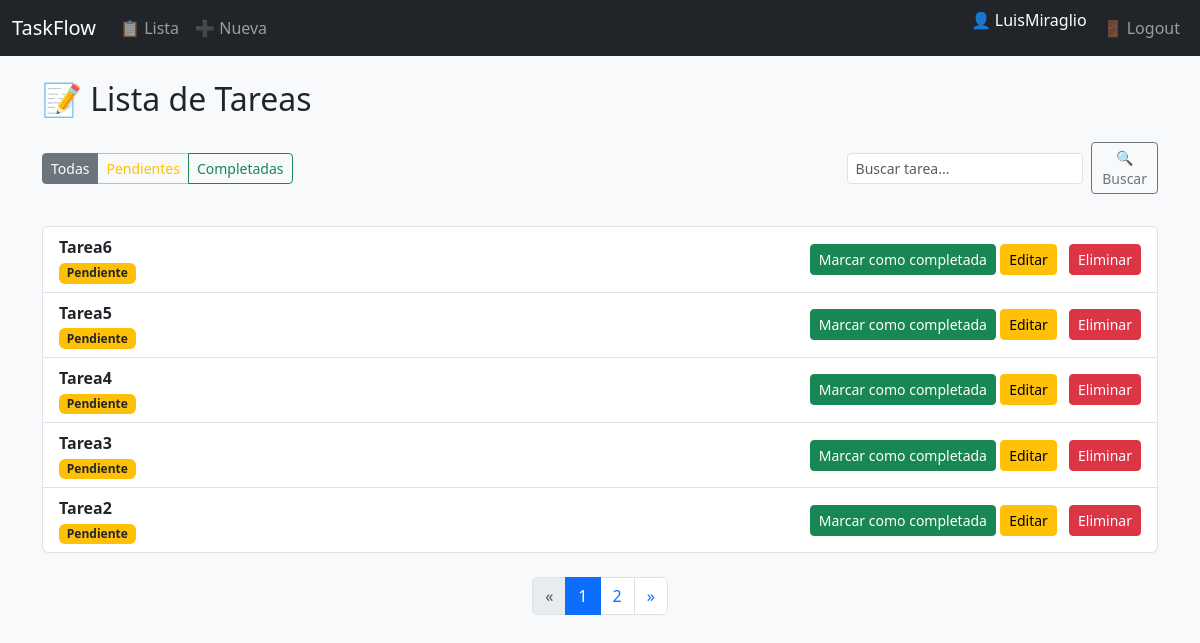
The app's page / (signed in) with its own data.
### tareas/models.py (models this page shows, shortened)
class Tarea(models.Model):
    titulo = models.CharField(max_length=200)
    descripcion = models.TextField(blank=True)
    completada = models.BooleanField(default=False)
    creada = models.DateTimeField(auto_now_add=True)
    fecha_vencimiento = models.DateField(null=True, blank=True)

### tareas/views.py (the view)
# urls.py: path('', lista_tareas, name='lista_tareas'),  # /tareas/
@login_required
def lista_tareas(request):
    estado = request.GET.get("estado")
    buscar = request.GET.get("buscar", "").strip()
    tareas = Tarea.objects.all()
    if estado == "pendiente":
        tareas = tareas.filter(completada=False)
    elif estado == "completada":
        tareas = tareas.filter(completada=True)
    if buscar:
        tareas = tareas.filter(titulo__icontains=buscar)
    tareas = tareas.order_by('-id')  # o 'creada' si tenés ese campo
    paginator = Paginator(tareas, 5)
    page_number = request.GET.get('page')
    page_obj = paginator.get_page(page_number)
    return render(request, 'tareas/lista_tareas.html', {
        'tareas': page_obj,
        'page_obj': page_obj,
        'estado': estado,
        'buscar': buscar,
    })

### tareas/templates/tareas/lista_tareas.html (shortened to what this page needs)
{% extends 'tareas/base.html' %}
{% block content %}
<h2 class="mb-4">📝 Lista de Tareas</h2>
<div class="d-flex flex-wrap justify-content-between align-items-center mb-4">
  <div class="btn-group mb-2">
    <a href="{% url 'lista_tareas' %}" class="btn btn-outline-secondary btn-sm {% if not estado %}active{% endif %}">Todas</a>
    <a href="?estado=pendiente&buscar={{ buscar }}" class="btn btn-outline-warning btn-sm {% if estado == 'pendiente' %}active{% endif %}">Pendientes</a>
    <a href="?estado=completada&buscar={{ buscar }}" class="btn btn-outline-success btn-sm {% if estado == 'completada' %}active{% endif %}">Completadas</a>
  </div>
  <form method="get" class="d-flex align-items-center mb-2" style="max-width: 350px;">
    <input type="text" name="buscar" placeholder="Buscar tarea..." value="{{ buscar }}" class="form-control form-control-sm me-2">
    <button class="btn btn-sm btn-outline-secondary" type="submit">🔍 Buscar</button>
  </form>
</div>
<ul class="list-group">
  {% for tarea in tareas %}
    <li class="list-group-item d-flex justify-content-between align-items-center">
      <div>
        <strong>{{ tarea.titulo }}</strong>
        <br>
        {% if tarea.completada %}
          <span class="badge bg-success">Completada</span>
        {% else %}
          <span class="badge bg-warning text-dark">Pendiente</span>
        {% endif %}
      </div>
      <div>
        {% if tarea.completada %}
          <a href="{% url 'cambiar_estado' tarea.id %}" class="btn btn-warning btn-sm">Marcar como pendiente</a>
        {% else %}
          <a href="{% url 'cambiar_estado' tarea.id %}" class="btn btn-success btn-sm">Marcar como completada</a>
        {% endif %}
        <a href="{% url 'editar_tarea' tarea.id %}" class="btn btn-sm btn-warning">Editar</a>
        <a href="{% url 'eliminar_tarea' tarea.id %}" class="btn btn-danger btn-sm ms-2">Eliminar</a>
      </div>
    </li>
  {% empty %}
    <li class="list-group-item">No hay tareas aún.</li>
  {% endfor %}
</ul>
{% if page_obj.has_other_pages %}
<nav aria-label="Paginación de tareas" class="mt-4">
  <ul class="pagination justify-content-center">
    {% if page_obj.has_previous %}
      <li class="page-item">
        <a class="page-link" href="?{% if estado %}estado={{ estado }}&{% endif %}{% if buscar %}buscar={{ buscar }}&{% endif %}page={{ page_obj.previous_page_number }}" aria-label="Anterior">
          <span aria-hidden="true">&laquo;</span>
        </a>
      </li>
    {% else %}
      <li class="page-item disabled"><span class="page-link">&laquo;</span></li>
    {% endif %}
    {% for num in page_obj.paginator.page_range %}
      {% if page_obj.number == num %}
        <li class="page-item active"><span class="page-link">{{ num }}</span></li>
      {% else %}
        <li class="page-item"><a class="page-link" href="?{% if estado %}estado={{ estado }}&{% endif %}{% if buscar %}buscar={{ buscar }}&{% endif %}page={{ num }}">{{ num }}</a></li>
      {% endif %}
    {% endfor %}
    {% if page_obj.has_next %}
      <li class="page-item">
        <a class="page-link" href="?{% if estado %}estado={{ estado }}&{% endif %}{% if buscar %}buscar={{ buscar }}&{% endif %}page={{ page_obj.next_page_number }}" aria-label="Siguiente">
          <span aria-hidden="true">&raquo;</span>
        </a>
      </li>
    {% else %}
      <li class="page-item disabled"><span class="page-link">&raquo;</span></li>
    {% endif %}
  </ul>
</nav>
{% endif %}
{% endblock %}

### tareas/templates/tareas/base.html (shortened to what this page needs)
{% load static %}
<!DOCTYPE html>
<html lang="es">
<head>
  <link href="https://cdn.jsdelivr.net/npm/bootstrap@5.3.3/dist/css/bootstrap.min.css" rel="stylesheet">
</head>
<body class="bg-light">
  <nav class="navbar navbar-expand-lg navbar-dark bg-dark">
    <div class="container-fluid">
      <a class="navbar-brand" href="{% url 'lista_tareas' %}">TaskFlow</a>
      <div class="collapse navbar-collapse justify-content-between" id="navbarNav">
        <ul class="navbar-nav me-auto">
          {% if user.is_authenticated %}
            <li class="nav-item">
              <a class="nav-link" href="{% url 'lista_tareas' %}">📋 Lista</a>
            </li>
            <li class="nav-item">
              <a class="nav-link" href="{% url 'crear_tarea' %}">➕ Nueva</a>
            </li>
          {% endif %}
        </ul>
        <ul class="navbar-nav">
          {% if user.is_authenticated %}
            <li class="nav-item">
              <span class="navbar-text text-white me-2">
                👤 {{ user.username }}
              </span>
            </li>
            <li class="nav-item">
              <a class="nav-link" href="{% url 'logout' %}">🚪 Logout</a>
            </li>
          {% else %}
            <li class="nav-item">
              <a class="nav-link" href="{% url 'login' %}">🔑 Login</a>
            </li>
          {% endif %}
        </ul>
      </div>
    </div>
  </nav>
  <div class="container mt-4">
    {% block content %}{% endblock %}
  </div>
</body>
</html>

### records on screen
Tarea: titulo "Tarea6", completada "Pendiente"
Tarea: titulo "Tarea5", completada "Pendiente"
Tarea: titulo "Tarea4", completada "Pendiente"
Tarea: titulo "Tarea3", completada "Pendiente"
Tarea: titulo "Tarea2", completada "Pendiente"

### other values on screen
{{ user.username }} "LuisMiraglio"
{{ num }} "1"
{{ num }} "2"
